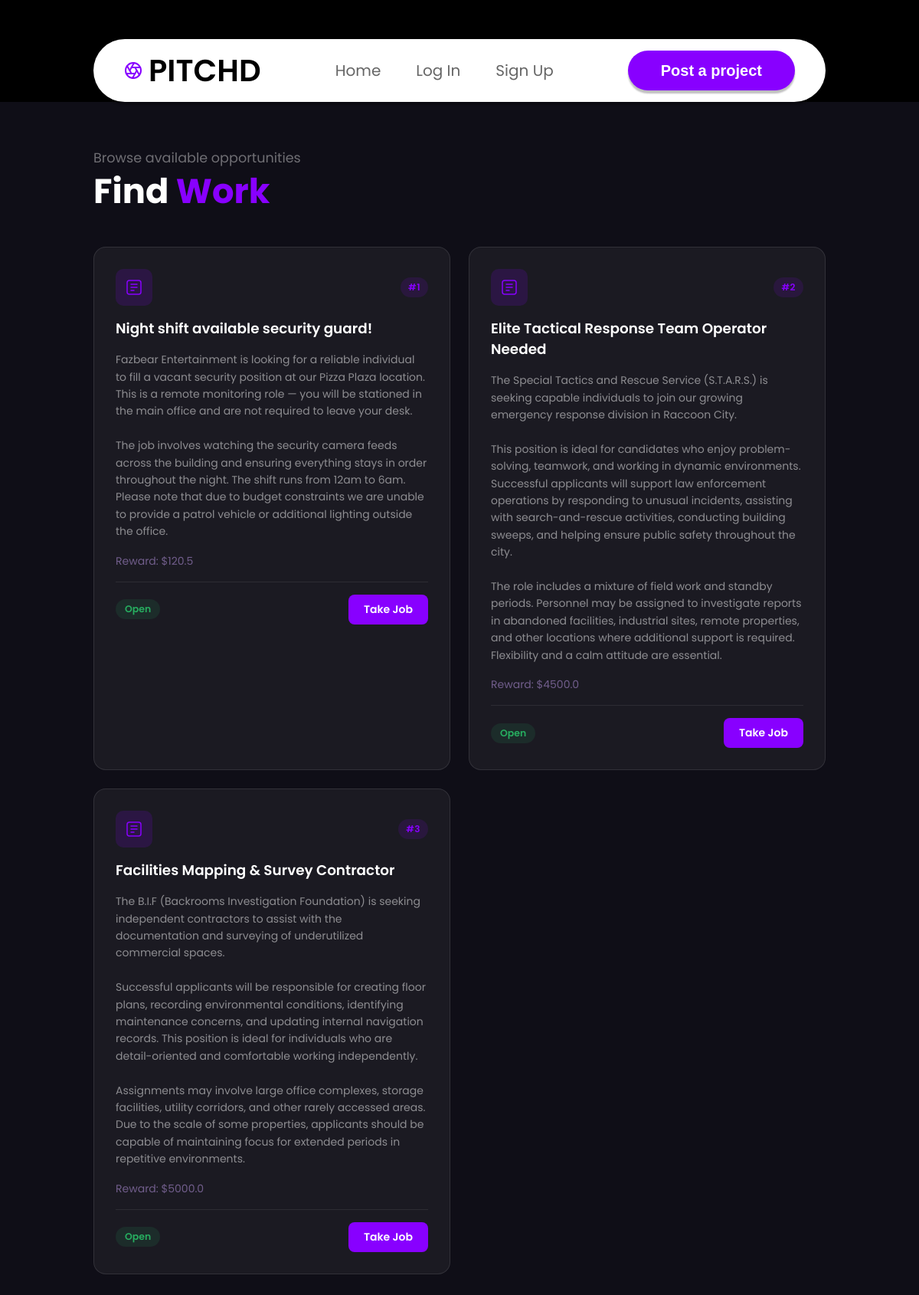
The app's page /find_work with its own data.
### PITCHD/database.py (models this page shows)
class Task (db.Model):
    id = db.Column(db.Integer, primary_key = True)
    name = db.Column(db.String(32))
    reward = db.Column(db.Float)
    description = db.Column(db.String(1000))
    occupied = db.Column(db.Boolean, default=False, nullable=False)
    user_id = db.Column(db.Integer, db.ForeignKey('user.id'))
    worker_id = db.Column(db.Integer, db.ForeignKey('user.id'), nullable=True)

### PITCHD/authentication.py (the view, shortened to what this page needs)
@login_required
@authentication.route("/find_work", methods=["GET", "POST"])
def findwork():
    tasks = Task.query.all()
    return render_template('find_work.html', user=current_user, tasks = tasks)

### PITCHD/templates/find_work.html (shortened to what this page needs)
{% extends 'base.html' %}
{% block main %}
<div class="find-work-page">
  <div class="find-work-header">
    <p class="find-work-header__label">Browse available opportunities</p>
    <h1 class="find-work-header__title">Find <span>Work</span></h1>
  </div>
  <div class="jobs-grid">
    {% for task in tasks if (task.occupied == False) %}
    <article class="job-card">
      <div class="job-card__top">
        <div class="job-card__icon">
          <svg width="24" height="24" viewBox="0 0 24 24" fill="none" stroke="#8800ff" stroke-width="1.5" stroke-linecap="round"><rect x="3" y="3" width="18" height="18" rx="3"/><path d="M8 12h8M8 8h8M8 16h4"/></svg>
        </div>
        <span class="job-card__id">#{{ task.id }}</span>
      </div>
      <h3 class="job-card__title">{{ task.name }}</h3>
      <p class="job-card__desc">{{ task.description }}</p>
      <p class="job-card__reward">Reward: ${{ task.reward }}</p>
      <div class="job-card__footer">
        <span class="job-card__badge">Open</span>
        <form method="POST" class="job-card__form">
          <button type="submit" class="job-card__take-btn">Take Job</button>
        </form>
      </div>
    </article>
    {% else %}
    <div class="jobs-empty">
      <svg width="52" height="52" viewBox="0 0 24 24" fill="none" stroke="currentColor" stroke-width="1.2" stroke-linecap="round"><circle cx="12" cy="12" r="10"/><path d="M12 8v4M12 16h.01"/></svg>
      <p>No jobs available right now.<br>Check back soon!</p>
    </div>
    {% endfor %}
  </div>
</div>
{% endblock %}

### PITCHD/static/style.css (style rules this page uses)
html { --color-purple: #8800ff; --color-purple-light: #8800ff; --color-white: #ffffff; --color-dark: #252525; --color-dark-alt: #270c2d; --color-grey: #9d9d9d; --color-grey-light: #dedede; --color-black: #000000; --color-hero-text: #fbfafc; --color-search-text: #342727; --fs-10: 10px; --fs-14: 14px; --fs-16: 16px; --fs-18: 18px; --fs-20: 20px; --fs-24: 24px; --fs-28: 28px; --fs-30: 30px; --fs-32: 32px; --fs-36: 36px; --fs-40: 40px; --fs-56: 56px; --fs-65: 65px; --sp-5: 5px; --sp-15: 15px; --sp-20: 20px; --sp-30: 30px; --sp-40: 40px; --sp-60: 60px; --sp-75: 75px; --sp-76: 76px; --sp-122: 122px; --radius-10: 10px; --radius-20: 20px; --radius-30: 30px; --radius-50: 50px; --shadow-nav: 0px 4px 2px rgba(0,0,0,0.25); --shadow-steps: 0px 20px 25px rgba(0,0,0,0.05); --shadow-card: 0px 1px 3px rgba(0,0,0,0.1); --shadow-portfolio: 0px 2px 6px rgba(0,0,0,0.1); --shadow-newsletter-input: 0px 4px 5px rgba(0,0,0,0.1); --shadow-search: 0px 4px 4px rgba(0,0,0,0.05); }
*, *::before, *::after { box-sizing: border-box; margin: 0; padding: 0; }
html { scroll-behavior: smooth; }
body { color: var(--color-dark); background: var(--color-black); overflow-x: hidden; }
button { cursor: pointer; }
.find-work-page { min-height: 100vh; background: #0f0e17; padding: 60px 122px 80px; color: #fff; }
.find-work-header { margin-bottom: 48px; }
.find-work-header__label { font-size: 1.1rem; font-weight: 400; color: rgba(255,255,255,0.4); font-family: 'Poppins', sans-serif; margin-bottom: 6px; }
.find-work-header__title { font-size: 2.8rem; font-weight: 700; color: #fff; font-family: 'Poppins', sans-serif; line-height: 1.1; margin: 0; }
.find-work-header__title span { color: #8800ff; }
.jobs-grid { display: grid; grid-template-columns: repeat(auto-fill, minmax(320px, 1fr)); gap: 24px; margin-bottom: 48px; }
.job-card { background: rgba(255,255,255,0.05); border: 1px solid rgba(255,255,255,0.1); border-radius: 16px; padding: 28px; display: flex; flex-direction: column; gap: 16px; transition: border-color 0.2s, transform 0.2s; }
.job-card__top { display: flex; align-items: center; justify-content: space-between; }
.job-card__icon { width: 48px; height: 48px; background: rgba(136,0,255,0.15); border-radius: 10px; display: flex; align-items: center; justify-content: center; flex-shrink: 0; }
.job-card__id { font-size: 0.75rem; font-weight: 600; color: #8800ff; font-family: 'Poppins', sans-serif; text-transform: uppercase; letter-spacing: 0.5px; background: rgba(136,0,255,0.12); padding: 4px 10px; border-radius: 50px; }
.job-card__title { font-size: 1.15rem; font-weight: 600; color: #fff; font-family: 'Poppins', sans-serif; margin: 0; }
.job-card__desc { font-size: 0.875rem; color: rgba(255,255,255,0.5); font-family: 'Poppins', sans-serif; line-height: 1.6; white-space: pre-wrap; }
.job-card__reward { font-size: 0.875rem; color: rgba(207, 167, 255, 0.48); font-family: 'Poppins', sans-serif; line-height: 1.6; white-space: pre-wrap; }
.job-card__footer { display: flex; align-items: center; justify-content: space-between; padding-top: 16px; border-top: 1px solid rgba(255,255,255,0.08); gap: 12px; }
.job-card__badge { font-size: 0.78rem; font-weight: 600; color: #27ae60; background: rgba(39,174,96,0.12); padding: 4px 12px; border-radius: 50px; font-family: 'Poppins', sans-serif; }
.job-card__form { display: flex; align-items: center; gap: 0; margin: 0; }
.job-card__take-btn { background: #8800ff; color: #fff; font-size: 0.875rem; font-weight: 600; font-family: 'Poppins', sans-serif; border: none; border-radius: 8px; padding: 9px 20px; cursor: pointer; transition: opacity 0.2s, transform 0.15s; white-space: nowrap; }

### records on screen
Task: id "1", name "Night shift available security guard!", description "Fazbear Entertainment is looking for a reliable individual to fill a vacant security position at our Pizza Plaza location. This is a remote monitoring role — you will be stationed in the main office and are not required to leave your desk. The job involves watching the security camera feeds across the building and ensuring everything stays in order throughout the night. The shift runs from 12am to 6am. Please note that due to budget constraints we are unable to provide a patrol vehicle or additional lighting outside the office.", reward "120.5"
Task: id "2", name "Elite Tactical Response Team Operator Needed", description "The Special Tactics and Rescue Service (S.T.A.R.S.) is seeking capable individuals to join our growing emergency response division in Raccoon City. This position is ideal for candidates who enjoy problem-solving, teamwork, and working in dynamic environments. Successful applicants will support law enforcement operations by responding to unusual incidents, assisting with search-and-rescue activities, conducting building sweeps, and helping ensure public safety throughout the city. The role includes a mixture of field work and standby periods. Personnel may be assigned to investigate reports in abandoned facilities, industrial sites, remote properties, and other locations where additional…", reward "4500.0"
Task: id "3", name "Facilities Mapping & Survey Contractor", description "The B.I.F (Backrooms Investigation Foundation) is seeking independent contractors to assist with the documentation and surveying of underutilized commercial spaces. Successful applicants will be responsible for creating floor plans, recording environmental conditions, identifying maintenance concerns, and updating internal navigation records. This position is ideal for individuals who are detail-oriented and comfortable working independently. Assignments may involve large office complexes, storage facilities, utility corridors, and other rarely accessed areas. Due to the scale of some properties, applicants should be capable of maintaining focus for extended periods in repetitive…", reward "5000.0"
